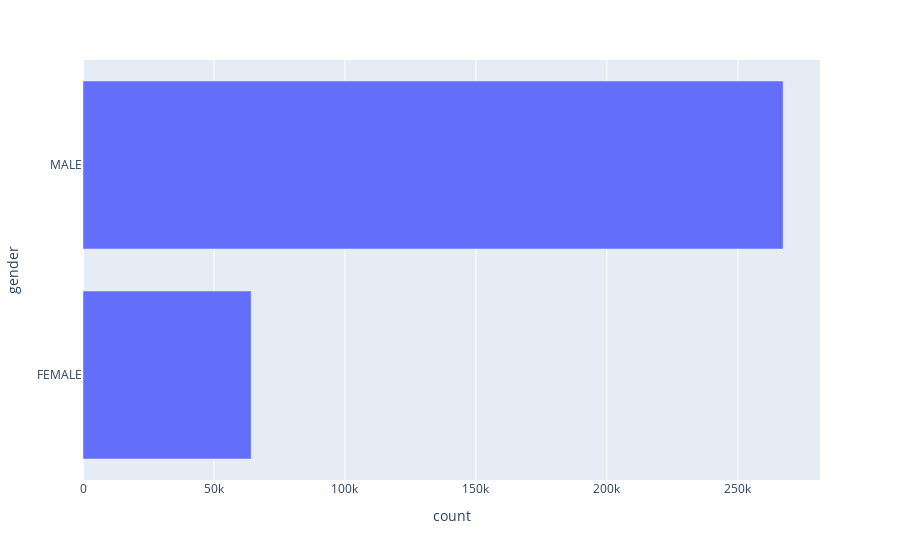

The cell this chart's notebook holds for it:
### Markdown cell above
- Redraw the previous plot with the x- and y-axes swapped.

### Code cell
# Redraw the previous plot with the axes swapped
px.bar(total_counts_by_gender, x="count", y="gender")

### Figure 1 — Plotly figure (JSON) as saved in the notebook; plotly's stock layout.template omitted (floating-point values rounded to 4 significant figures)
{"data": [{"alignmentgroup": "True", "hovertemplate": "count=%{x}<br>gender=%{y}<extra></extra>", "legendgroup": "", "marker": {"color": "#636efa", "pattern": {"shape": ""}}, "name": "", "offsetgroup": "", "orientation": "h", "showlegend": false, "textposition": "auto", "type": "bar", "x": [64200, 267286], "xaxis": "x", "y": ["FEMALE", "MALE"], "yaxis": "y"}], "layout": {"barmode": "relative", "legend": {"tracegroupgap": 0}, "margin": {"t": 60}, "xaxis": {"anchor": "y", "domain": [0, 1], "title": {"text": "count"}}, "yaxis": {"anchor": "x", "domain": [0, 1], "title": {"text": "gender"}}}}
